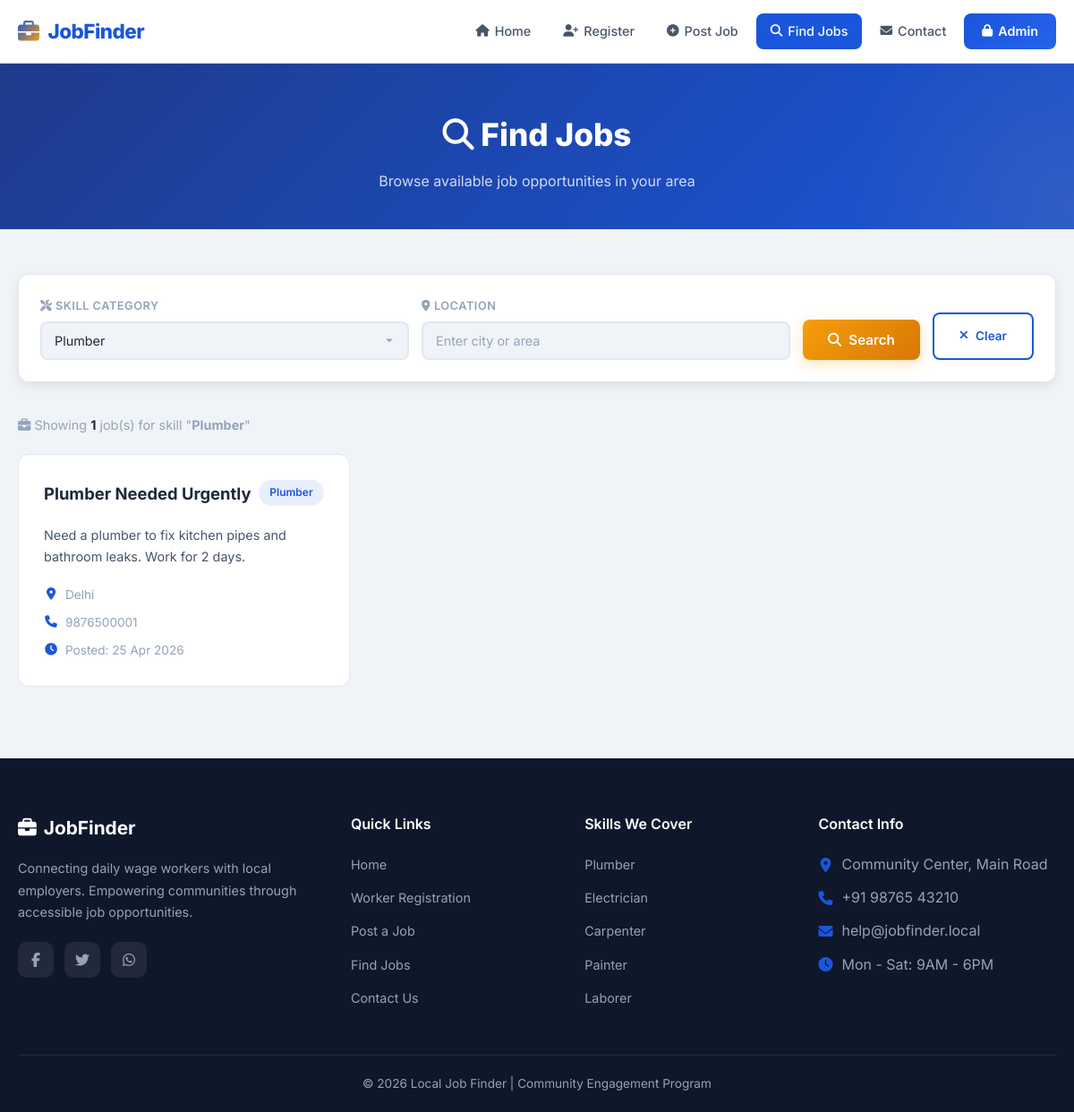
Page /jobs.php?skill=Plumber on the committed database.
### tables this page shows
CREATE TABLE IF NOT EXISTS jobs (
    id INT AUTO_INCREMENT PRIMARY KEY,
    title VARCHAR(150) NOT NULL,
    description TEXT NOT NULL,
    location VARCHAR(150) NOT NULL,
    contact VARCHAR(15) NOT NULL,
    skill_category VARCHAR(100) DEFAULT 'General',
    created_at TIMESTAMP DEFAULT CURRENT_TIMESTAMP
);

### jobs.php (the view, shortened to what this page needs)
<?php
include 'includes/db.php';
$searchSkill    = isset($_GET['skill']) ? mysqli_real_escape_string($conn, trim($_GET['skill'])) : '';
$searchLocation = isset($_GET['location']) ? mysqli_real_escape_string($conn, trim($_GET['location'])) : '';
$sql = "SELECT * FROM jobs WHERE 1=1";
if (!empty($searchSkill)) {
    $sql .= " AND skill_category LIKE '%$searchSkill%'";
}
$sql .= " ORDER BY created_at DESC";
$result = mysqli_query($conn, $sql);
$totalJobs = mysqli_num_rows($result);
include 'includes/header.php';
?>
<section class="page-header">
    <div class="container">
        <h1><i class="fas fa-search"></i> Find Jobs</h1>
        <p>Browse available job opportunities in your area</p>
    </div>
</section>
<section class="jobs-section">
    <div class="container">
        <div class="search-bar" id="search-bar">
            <form action="jobs.php" method="GET" class="search-form" id="search-form">
                <div class="search-group">
                    <label for="filter-skill"><i class="fas fa-tools"></i> Skill Category</label>
                    <select id="filter-skill" name="skill" class="form-control">
                        <option value="Plumber" <?php echo $searchSkill == 'Plumber' ? 'selected' : ''; ?>>Plumber</option>
                    </select>
                </div>
                <div class="search-group">
                    <label for="filter-location"><i class="fas fa-map-marker-alt"></i> Location</label>
                    <input type="text"
                           id="filter-location"
                           name="location"
                           class="form-control"
                           placeholder="Enter city or area"
                           value="<?php echo htmlspecialchars($searchLocation); ?>">
                </div>
                <button type="submit" class="btn btn-primary" id="search-btn">
                    <i class="fas fa-search"></i> Search
                </button>
                <?php if ($searchSkill || $searchLocation): ?>
                    <a href="jobs.php" class="btn btn-outline btn-sm" id="clear-filter-btn">
                        <i class="fas fa-times"></i> Clear
                    </a>
                <?php endif; ?>
            </form>
        </div>
        <p style="margin-bottom: 20px; color: var(--text-muted); font-size: 0.9rem;">
            <i class="fas fa-briefcase"></i>
            Showing <strong style="color: var(--text-dark);"><?php echo $totalJobs; ?></strong> job(s)
            <?php if ($searchSkill): ?> for skill "<strong><?php echo htmlspecialchars($searchSkill); ?></strong>"<?php endif; ?>
        </p>
        <?php if ($totalJobs > 0): ?>
            <div class="jobs-grid">
                <?php while ($job = mysqli_fetch_assoc($result)): ?>
                    <div class="job-card fade-in">
                        <div class="job-card-header">
                            <h3><?php echo htmlspecialchars($job['title']); ?></h3>
                            <span class="job-badge"><?php echo htmlspecialchars($job['skill_category']); ?></span>
                        </div>
                        <p><?php echo htmlspecialchars($job['description']); ?></p>
                        <div class="job-meta">
                            <span>
                                <i class="fas fa-map-marker-alt"></i>
                                <?php echo htmlspecialchars($job['location']); ?>
                            </span>
                            <span>
                                <i class="fas fa-phone"></i>
                                <?php echo htmlspecialchars($job['contact']); ?>
                            </span>
                            <span>
                                <i class="fas fa-clock"></i>
                                Posted: <?php echo date('d M Y', strtotime($job['created_at'])); ?>
                            </span>
                        </div>
                    </div>
                <?php endwhile; ?>
            </div>
        <?php endif; ?>
    </div>
</section>
<?php
include 'includes/footer.php';
?>

### rows in the picture
jobs: title "Plumber Needed Urgently", skill_category "Plumber", description "Need a plumber to fix kitchen pipes and bathroom leaks. Work for 2 days.", location "Delhi", contact "9876500001", created_at "25 Apr 2026"

### other values in the picture
$totalJobs "1"
$searchSkill "Plumber"
